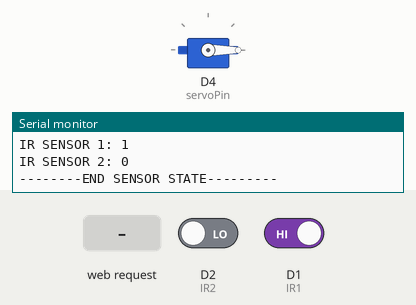
Recording of a sketch running on a simulated ESP8266 (NodeMCU). On the bench: servo, the last lines printed to the serial monitor. The inputs (shaded band) are chosen by the test bench; at power-on: D1 (IR1) HIGH, D2 (IR2) LOW. WiFi joins after 1.5 s; servers stay silent unless stated.

Above: at 3.2 s.
3.3 s: HTTP request GET /enter received
At 5.3 s:
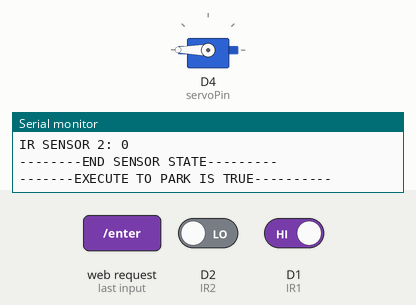
5.9 s: D1 (IR1) driven LOW
At 12.7 s:
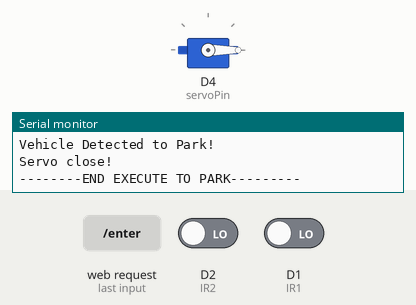
Timing chart, 0 to 14.2 s (numbered marks = the images above; inputs shaded):
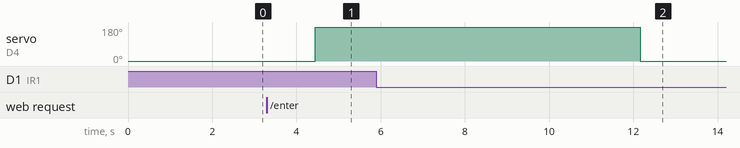

Measured:
- after the input at 3.3 s, servo on D4 (servoPin): 0° → 180° after 1.2 s
- after the input at 5.9 s, servo on D4 (servoPin): 180° → 0° after 6.3 s

The sketch:

IRSensor.ino
```cpp
#include<Servo.h>
#include <ESP8266WiFi.h>
#include <ESP8266WebServer.h>

//declaration for servo
Servo gate;
static const uint8_t D0   = 16;
static const uint8_t D1   = 5;
static const uint8_t D2   = 4;
static const uint8_t D3   = 0;
static const uint8_t D4   = 2;
static const uint8_t D5   = 14;
static const uint8_t D6   = 12;
static const uint8_t D7   = 13;
static const uint8_t D8   = 15;
static const uint8_t RX   = 3;
static const uint8_t TX   = 1;


//output for servo
int servoPin = D4;
//int servoPin = 2;

//output for IR
int IR1 = D1;
//int IR = 5;

//new sensor, for closing the gate after car exited
int IR2 = D2;


String parkId = "";
int msg = 0;

//wifi name and password
const char* ssid = "One Piece";
const char* password = "Airjordan*23";

IPAddress staticIP(192, 168, 1, 40); // Set the desired static IP address
//Default gateway
IPAddress gateway(192, 168, 1, 1); // Set your router's gateway IP address


IPAddress subnet(255, 255, 255, 0); // Set your subnet mask
WiFiServer server(80); // Port 80 for HTTP

void setup() {

  //baud frequency
  Serial.begin(9600);
  WiFi.begin(ssid, password);
  server.begin();

  //WIFI CONNECTION
  if(!WiFi.config(staticIP, gateway, subnet)){
    Serial.println("Failed to Setup ipconfigs");
  };


  Serial.println("Connecting to Wi-Fi");
  while (WiFi.status() != WL_CONNECTED) {
    delay(1000);
    Serial.println("Connecting to WiFi...");
  }
  Serial.println("Connected to WiFi");

  //for the IR (sending input)
  pinMode(IR1, INPUT);
  pinMode(IR2, INPUT);

  //for the SERVO (sending input)
  gate.attach(servoPin);
  gate.write(0);

}
int IRState1 = 1; //set wala sakyanan
int IRState2 = 1; //set wala sakyanan
bool isToExecuteToPark = false;
bool isToExecuteExit = false;
int counter = 0;


void loop() {
  Serial.println("Waiting Request...");
  WiFiClient client = server.available();

  IRState1 = digitalRead(IR1);
  IRState2 = digitalRead(IR2); //exit sensor

  Serial.println("--------SENSOR STATE---------");
  Serial.print("IR SENSOR 1: ");
  Serial.println(IRState1);

  Serial.print("IR SENSOR 2: ");
  Serial.println(IRState2);
  Serial.println("--------END SENSOR STATE---------");


  if(isToExecuteToPark == true){
    Serial.println("-------EXECUTE TO PARK IS TRUE----------");

    if(IRState1 == 0){ //dapat naa koi makita nga sakyanan
      Serial.println("-------EXECUTE TO PARK----------");
      Serial.println("Vehicle Detected to Park!");
      delay(5000);
      gate.write(0); //close the gate
      Serial.println("Servo close!");
      Serial.println("--------END EXECUTE TO PARK---------");
      isToExecuteToPark = false;
    }
  }

  /* IR 0 means there is an object detect in front of the device */
  if(isToExecuteExit == true){
    Serial.println("-------EXECUTE TO EXIT IS TRUE (waiting for the ir1 and ir2)----------");

    if(IRState1 == 1 && IRState2 == 1){ //dapat wala ang sakyanan 3 sec before mo close ang gates
      Serial.println("--------START EXIT PROCEDURE---------");
      Serial.println("Vehicle Detected to move out!");
      delay(3000);
      gate.write(0); //close the gate
      Serial.println("Servo close!");
      isToExecuteExit = false;
      Serial.println("-------SETTING TO EXECUTE TO FALSE----------");
      Serial.println("---------END EXI PROCEDURE--------");
    }

    // if(IRState2 == 0){ //dapat wala ang sakyanan 10 sec before mo close ang gates
    //   delay(3000);
    //   //gate.write(0); //close the gate
    //   //isToExecuteExit = false;
    // }

  }


  String request = client.readStringUntil('\r');
  if (request.indexOf("/enter") != -1)
  {
    Serial.println("--------DETECT ENTER---------");
    isToExecuteToPark = true;
    msg = 1;
    gate.write(180); //open gate
    Serial.println("Servo open!");
    Serial.println("--------END ENTER---------");


  }//end if

  if (request.indexOf("/exit") != -1)
  {
    Serial.println("--------DETECT EXIT---------");
    isToExecuteExit = true;
    msg = 0;
    gate.write(180);
    Serial.println("Servo open!");
    Serial.println("--------END EXIT---------");

  }//end if


  /* ========== FOR SERVO TESTING ========== */
  if (request.indexOf("/close") != -1)
  {
    Serial.println("--------DEBUG CLOSE---------");
    gate.write(0);
    Serial.println("Servo close!");
    Serial.println("--------END DEBUG CLOSE---------");


  }//end if

  if (request.indexOf("/open") != -1)
  {
    Serial.println("--------DEBUG OPEN---------");
    gate.write(180);
    Serial.println("Servo open!");
    Serial.println("--------END DEBUG OPEN---------");
  }//end if
 /* ========== FOR SERVO TESTING ========== */


  client.println("HTTP/1.1 200 OK");
  client.println("Content-Type: text/html");
  //client.println("Content-Type: application/json");
  client.println("Access-Control-Allow-Origin: *");

  client.println("");

  client.flush();
  delay(100);

}
```
